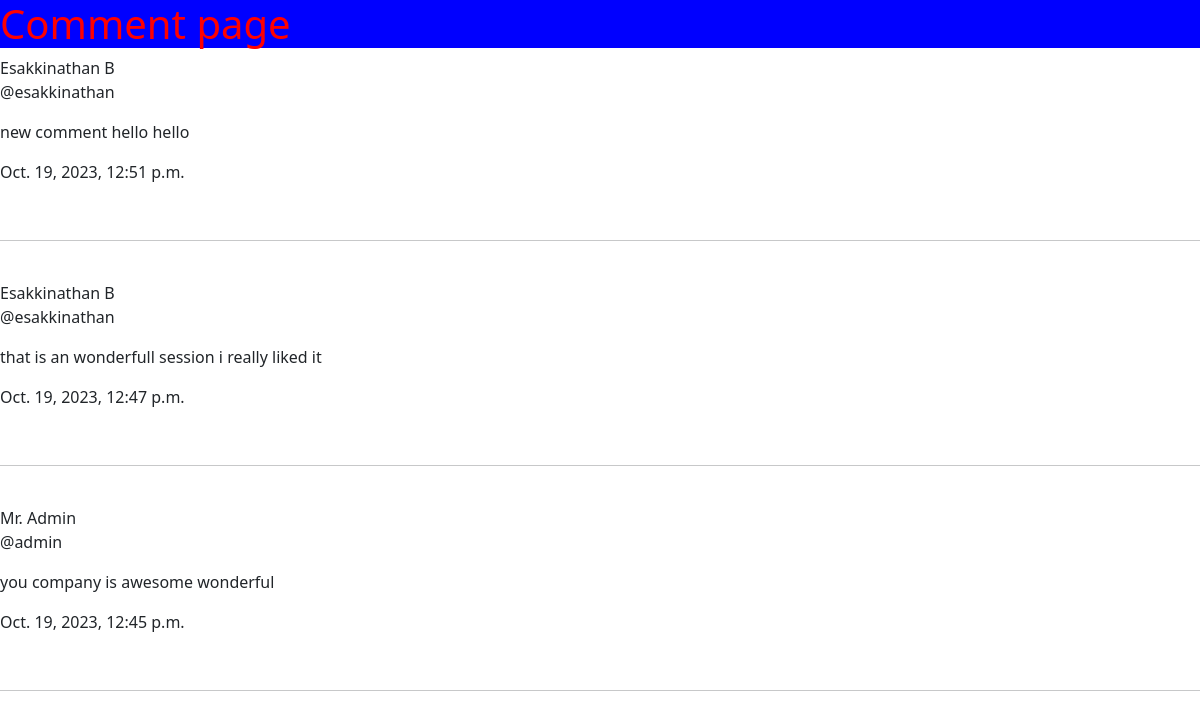
The app's page /comment_page with its own data.
### mainapp/models.py (models this page shows, shortened)
class Comment(models.Model):
    name = models.ForeignKey(User,on_delete=models.CASCADE)
    body = models.TextField()
    date_added = models.DateTimeField(auto_now_add=True)

### mainapp/views.py (the view)
# urls.py: path('comment_page',views.comment_page,name="comment_page"),
def comment_page(request):
    comments = Comment.objects.all().order_by('-date_added')
    if request.method == "POST" :
        cmtname = request.POST['commentname']
        cmtbody = request.POST['commentbody']
        cmtdata= Comment(name_id=cmtname,body=cmtbody)
        cmtdata.save()
        return HttpResponseRedirect('/comment_page?submitted=True')
    return render(request,"comment_page.html",{
        'comments':comments
    })

### mainapp/templates/comment_page.html (shortened to what this page needs)
{%extends 'base.html' %}
{% block content%}
<h1>Comment page</h1>
    {% if not comments%}
        <h3 >No comments yet</h3><br>
    {% else %}
        {% for comment in comments%}
                    <p>{{comment.name.first_name}} {{comment.name.last_name}}<br>@{{comment.name.username}}</p>
                    <p>{{comment.body}} </p>
                <p>{{comment.date_added}}</p>
            <br><hr><br>
        {% endfor %}
    {% endif %}
{% endblock %}

### static/css/style.css (style rules this page uses)
h1 { color:red; background-color: blue; }

### records on screen
Comment: name.first_name "Esakkinathan", name.last_name "B", name.username "esakkinathan", body "new comment hello hello", date_added "Oct. 19, 2023, 12:51 p.m."
Comment: name.first_name "Esakkinathan", name.last_name "B", name.username "esakkinathan", body "that is an wonderfull session i really liked it", date_added "Oct. 19, 2023, 12:47 p.m."
Comment: name.first_name "Mr.", name.last_name "Admin", name.username "admin", body "you company is awesome wonderful", date_added "Oct. 19, 2023, 12:45 p.m."
